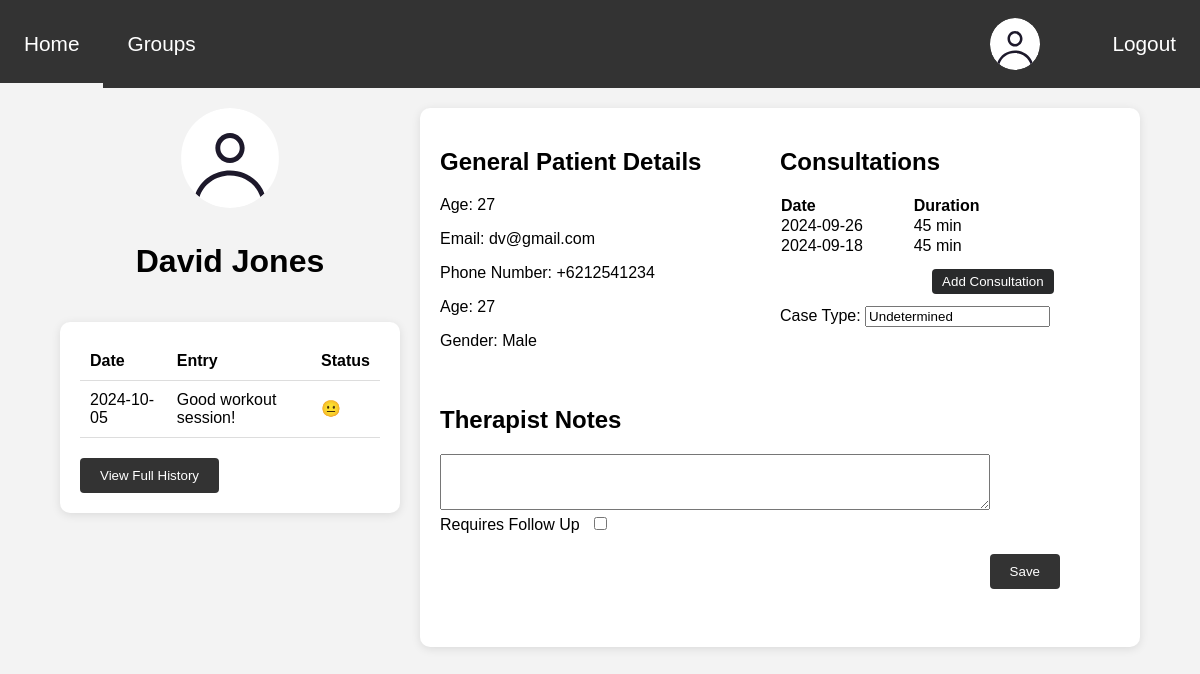
The page /therapist/patient_view_page/patient_view_page.php?id=2 (signed in) on the database its author committed.
### tables this page shows
CREATE TABLE patient_therapist (
    patient_id INT,
    therapist_id INT,
    assigned_on DATE NOT NULL,
    note MEDIUMTEXT DEFAULT "",
    case_type TEXT(200) DEFAULT "",
    PRIMARY KEY (patient_id, therapist_id),
    journal_status ENUM('Unread', 'Up to date') NOT NULL,
    requires_followup ENUM('Yes', 'No') NOT NULL,
    created_on DATE NOT NULL,
    FOREIGN KEY (patient_id) REFERENCES Users(id) ON DELETE CASCADE,
    FOREIGN KEY (therapist_id) REFERENCES Users(id) ON DELETE CASCADE
);

CREATE TABLE Users(
    id int NOT NULL AUTO_INCREMENT PRIMARY KEY,
    first_name varchar(100),
    last_name varchar(100),
    age int,
    gender VARCHAR(255) DEFAULT "",
    email VARCHAR(255) NOT NULL UNIQUE,
    phone_number VARCHAR(15) NOT NULL UNIQUE,
    password VARCHAR(255) NOT NULL,
    added timestamp NOT NULL DEFAULT CURRENT_TIMESTAMP,
    profile_image BLOB NULL,
    user_type int,
    FOREIGN KEY (user_type) REFERENCES UserType(id)
	
) AUTO_INCREMENT = 1;

CREATE TABLE journal_entries (
    id INT AUTO_INCREMENT PRIMARY KEY,
    patient_id INT,
    journal_date DATE,
    hours_slept INT,
    mood VARCHAR(20),
    meals_eaten INT,
    exercise BOOLEAN,
    journal_entry TEXT,
    FOREIGN KEY (patient_id) REFERENCES users(id) ON DELETE CASCADE
);

CREATE TABLE Sessions (
    session_id INT AUTO_INCREMENT PRIMARY KEY,
    patient_id INT , 
    therapist_id INT ,
   
    session_length INT, 
    session_date DATE,
    FOREIGN KEY (therapist_id) REFERENCES Users(id) ON DELETE CASCADE,
    FOREIGN KEY (patient_id) REFERENCES Users(id) ON DELETE CASCADE
);

### conf.php (called while the page is built, shortened)
<?php
$moods = [];
$moods["happy"] = "&#128522";
$moods["neutral"] = "&#128528";
$moods["sad"] = "&#128546";
$moods["angry"] = "&#128545";
$moods["excited"] = "&#128513";
$moods["tired"] = "&#128564";
$moods["anxious"] = "&#128552";
?>

### therapist/patient_view_page/patient_view_page.php (the view, shortened to what this page needs)
<?php
    $patient_id = htmlspecialchars($_GET['id']);
?>
<!DOCTYPE html>
<html lang="en">
<head>
    <link rel="stylesheet" href="../../style.css">
    <link rel="stylesheet" href="../../common/navbar/navbar.css">
    <link rel="stylesheet" href="../patient_view_page/view_page.css">
</head>
<body>
    <header>
        <?php include "../../common/navbar/navbar.php";
        $sql= "SELECT * FROM `patient_therapist` LEFT JOIN users on patient_therapist.patient_id = users.id
        where patient_therapist.therapist_id = ? and patient_therapist.patient_id = ?;";
        if ($stmt = mysqli_prepare($conn, $sql)) {
            mysqli_stmt_bind_param($stmt, 'ii', $_SESSION['id'],$patient_id);
            mysqli_stmt_execute($stmt);
            if($result = mysqli_stmt_get_result($stmt)) {
                $patient=mysqli_fetch_assoc($result);
        }
    }
        ?>
    </header>
    <main>
        <div class="container">
            <div class="profile-journal">
                <div class="profile">
                    <?php
                    if ($patient['profile_image']) {
                        ?>
                        <img src="patient_image.php?patient_id=<?= $patient['patient_id'] ?>" alt="Profile Picture" class="profile-img">
                        <?php
                    } else {
                        ?>
                        <img src="../../assets/images/default_profile.svg" alt="Profile Picture" class="profile-img">
                        <?php
                    }
                    ?>
                    <h1><?= $patient['first_name'] . ' '. $patient['last_name']?></h1>
                </div>
                <section class="journal">
                    <div class="journal-list">
                        <table>
                            <thead>
                                <tr>
                                    <th>Date</th>
                                    <th>Entry</th>
                                    <th>Status</th>
                                </tr>
                            </thead>
                            <tbody>
                            <?php
                                $sql= "SELECT * FROM journal_entries
                                LEFT JOIN patient_therapist on patient_therapist.patient_id = journal_entries.patient_id
                                WHERE patient_therapist.therapist_id = ? and patient_therapist.patient_id = ? ORDER BY journal_date DESC
                                LIMIT 3;";
                                if ($stmt = mysqli_prepare($conn, $sql)) {
                                    mysqli_stmt_bind_param($stmt, 'ii', $_SESSION['id'], $patient['patient_id']);
                                    mysqli_stmt_execute($stmt);
                                    if($result = mysqli_stmt_get_result($stmt)) {
                                        if(mysqli_num_rows($result)> 0) {
                                            while($row=mysqli_fetch_assoc($result)) {
                                                ?>
                                                <tr>
                                                    <td><?= $row['journal_date'] ?></td>
                                                    <td><?php
                                                    if (mb_strlen($row['journal_entry']) > 55) {
                                                        echo mb_substr($row['journal_entry'], 0, 55) . '...';
                                                    } else {
                                                        echo $row['journal_entry'];
                                                    }
                                                    ?></td>
                                                    <td><?= $moods[$row['mood']] ?></td>
                                                </tr>
                                                <?php
                                            }
                                        }
                                    }
                                }
                            ?>
                            </tbody>
                        </table>
                    </div>
                    <a href="../../therapist/history/history.php">
                    <button class="viewHistory">View Full History</button>
                    </a>
                </section>
            </div>
            <div class="main-content">
                <div class="grid-content">
                    <div class="patient-details">
                    <h2>General Patient Details</h2>
                    <p>Age: <?= $patient['age'] ?></p>
                    <p>Email: <?= $patient['email'] ?></p>
                    <p>Phone Number: <?= $patient['phone_number'] ?></p>
                    <p>Age: <?= $patient['age'] ?></p>
                    <p>Gender: <?= $patient['gender'] ?></p>
                    </div>
                    <div>
                        <h2>Consultations</h2>
                        <div class="consultation-table-container">
                        <table class="consultation-table">
                        <tbody>
                            <tr>
                                <th>Date</th>
                                <th>Duration</th>
                            </tr>
                            <?php
                            $sql= "SELECT * FROM sessions where patient_id = ? and therapist_id = ? ORDER BY session_date DESC;";
                            if ($stmt = mysqli_prepare($conn, $sql)) {
                                mysqli_stmt_bind_param($stmt, 'ii', $patient_id,$_SESSION['id']);
                                mysqli_stmt_execute($stmt);
                                if($result = mysqli_stmt_get_result($stmt)) {
                                if(mysqli_num_rows($result)> 0) {
                                    while($row=mysqli_fetch_assoc($result)) {
                                        ?>
                                            <tr>
                                                <td><?= $row['session_date']?></td>
                                                <td><?= $row['session_length']?> min</td>
                                            </tr>
                                        <?php
                                    }
                                }
                                }
                            }
                            ?>
                            </tbody>
                        </table>
                        </div>
                        <div class="buttonContainer">
                            <button class="addButton" onclick="openAddConsultation()">Add Consultation</button>
                        </div>
                        <div>
                            Case Type: <input type="text" name="case_type" value="<?= $patient['case_type']?>" id="case_type">
                        </div>
                    </div>
                </div>
                <div class="therapist-notes">
                    <h2>Therapist Notes</h2>
                    <textarea name="note" id="note"><?= $patient['note'] ?></textarea>
                    <label for="followup">Requires Follow Up</label>
                    <input type="checkbox" id="followup" name="followup" <?php
                     if($patient['requires_followup'] == "Yes"){
                        echo "checked";
                     }
                    ?>><br>
                    <div class="buttonContainer">
                        <button class="viewHistory" onclick="saveInfo()">Save</button>
                    </div>
                    <br>
                    </div>
                </div>
            </div>
    </main>
    <?php include "../../common/confirmation/confirmation.php"; ?>
    <?php include "../../common/notification/notification.php"; ?>
</body>
</html>

### style.css (style rules this page uses)
body { padding:0; margin:0; background-color: #F3F3F3; font-family:'Helvetica', Times, serif; position: absolute; width: 100%; height: 100%; }
button { cursor: pointer; }
header { padding:0; margin:0; }

### therapist/patient_view_page/view_page.css (style rules this page uses)
body { font-family: 'Helvetica', sans-serif; background-color: #beb9b9; margin: 0; padding: 0; overflow-y: auto; }
main { display: flex; justify-content: center; align-items: center; }
.container { width: 90%; max-width: 1200px; display: flex; flex-wrap: wrap; padding: 20px; }
.profile-journal { flex: 1; margin-right: 20px; display: flex; flex-direction: column; }
.profile { text-align: center; margin-bottom: 20px; }
.profile-img { width: 100px; height: 100px; border-radius: 50%; margin-bottom: 10px; }
.journal { background-color: white; border-radius: 10px; padding: 20px; box-shadow: 0 2px 10px rgba(0, 0, 0, 0.1); }
.journal-list table { width: 100%; border-collapse: collapse; }
.journal-list th, .journal-list td { padding: 10px; border-bottom: 1px solid #ddd; text-align: left; }
.viewHistory { margin-top: 20px; background-color: #333; color: #fff; border: none; padding: 10px 20px; border-radius: 4px; margin-left: 0%; }
.main-content { flex: 2; background-color: white; padding: 20px; border-radius: 10px; box-shadow: 0 2px 10px rgba(0, 0, 0, 0.1); }
.patient-details, .therapist-notes { margin-bottom: 20px; }
textarea { width: 80%; height: 50px; }
input[type="checkbox"] { margin-left: 10px; }
.consultation-table { border-collapse: collapse; text-align: left; width: 20vw; }
.consultation-table-container { max-height: 15vh; overflow-y: scroll; }
.grid-content { display: grid; grid-template-columns: 50% 50%; }
.addButton { margin-right: 10px; background-color: #292a2b; color: white; border: none; padding: 5px 10px; border-radius: 4px; cursor: pointer; min-width: 5vw; margin: 0.8rem 0.4rem; align-self: right; }
.buttonContainer { text-align: right; padding-right: 5vw; }

### rows shown on the page
patient_therapist: patient.first_name "David", patient.last_name "Jones", patient.age "27", patient.email "dv@gmail.com", patient.phone_number "+6212541234", patient.gender "Male", case_type "Undetermined"
journal_entries: journal_date "2024-10-05", journal_entry "Good workout session!", mood "😐"
sessions: session_date "2024-09-26", session_length "45"
sessions: session_date "2024-09-18", session_length "45"
